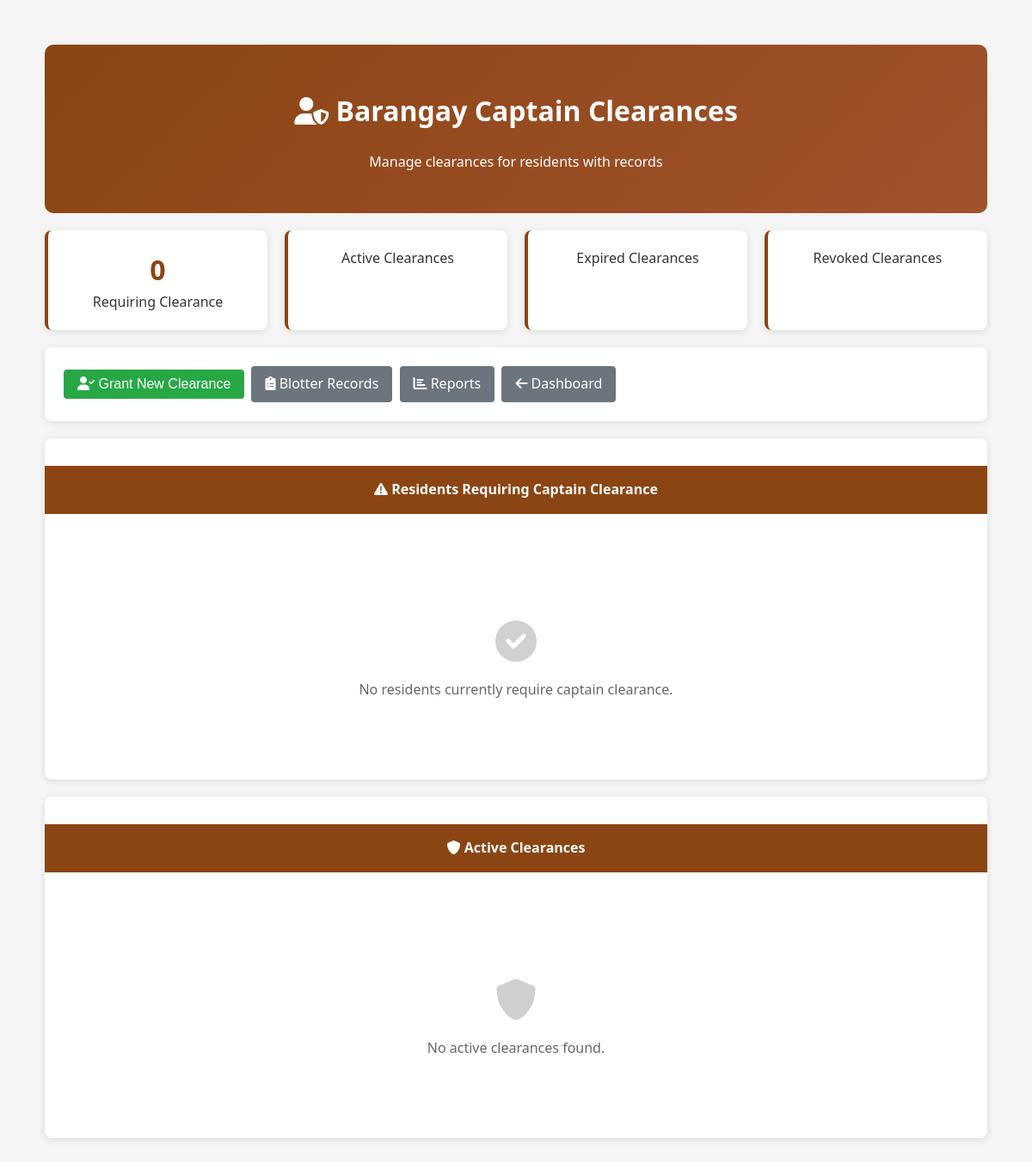
/admin/captain-clearances.php (signed in), run on an earlier commit of the app's database.
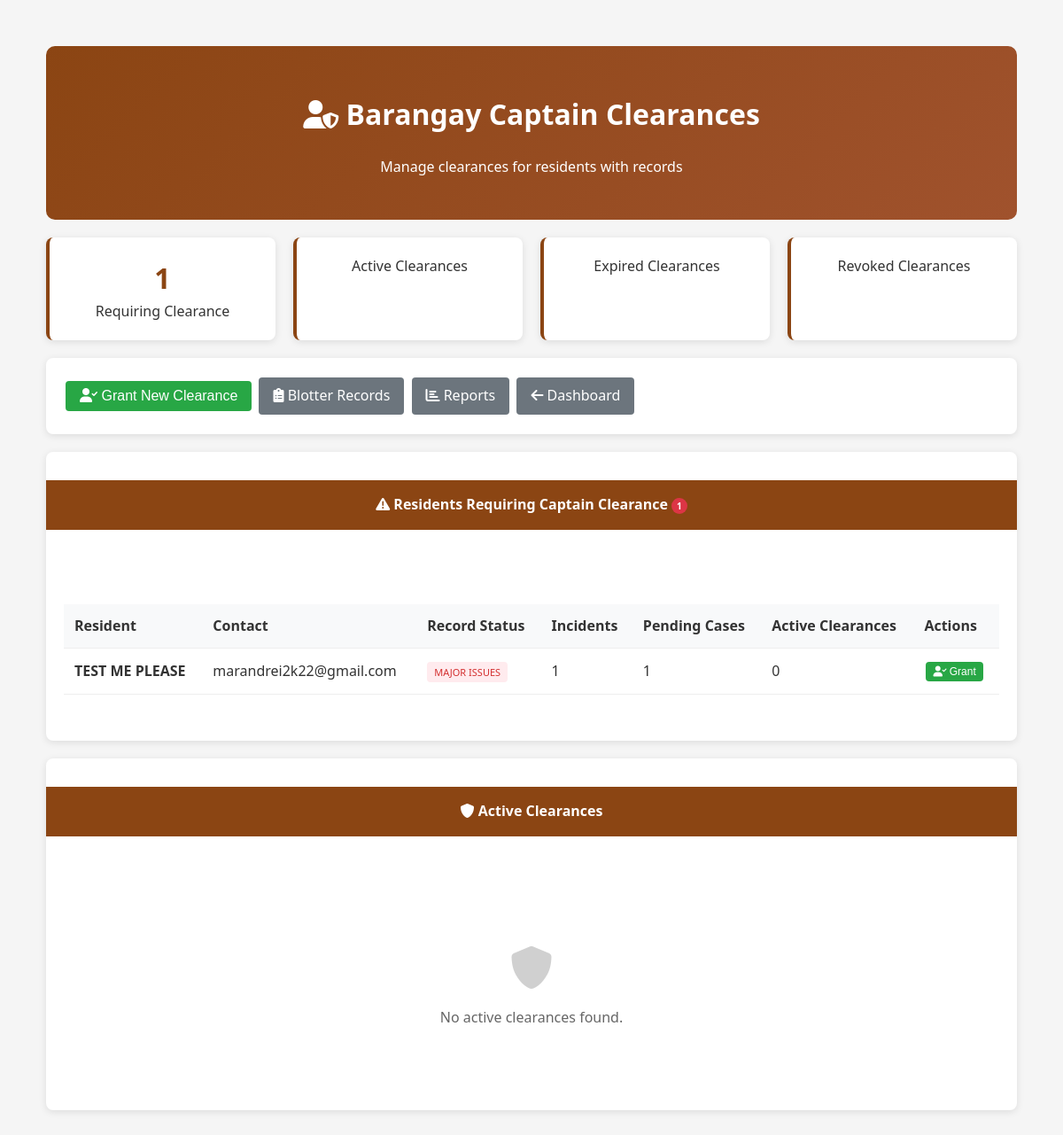
And on a later commit of the database.
### tables this page shows
CREATE TABLE `resident_status` (
  `id` int(11) NOT NULL,
  `resident_id` int(11) NOT NULL,
  `resident_name` varchar(255) NOT NULL,
  `record_status` enum('good','minor_issues','major_issues','critical') DEFAULT 'good',
  `total_complaints` int(11) DEFAULT 0,
  `total_incidents` int(11) DEFAULT 0,
  `pending_cases` int(11) DEFAULT 0,
  `resolved_cases` int(11) DEFAULT 0,
  `requires_captain_clearance` tinyint(1) DEFAULT 0,
  `captain_clearance_granted` tinyint(1) DEFAULT 0,
  `captain_clearance_date` datetime DEFAULT NULL,
  `captain_clearance_reason` text DEFAULT NULL,
  `captain_clearance_expires` datetime DEFAULT NULL,
  `last_incident_date` datetime DEFAULT NULL,
  `last_updated` timestamp NOT NULL DEFAULT current_timestamp() ON UPDATE current_timestamp(),
  `created_at` timestamp NOT NULL DEFAULT current_timestamp()
);

CREATE TABLE `residents` (
  `id` int(11) NOT NULL,
  `first_name` varchar(100) NOT NULL,
  `middle_name` varchar(100) DEFAULT NULL,
  `last_name` varchar(100) NOT NULL,
  `email` varchar(255) NOT NULL,
  `phone` varchar(20) NOT NULL,
  `password` varchar(255) DEFAULT NULL,
  `address` text NOT NULL,
  `house_number` varchar(20) DEFAULT NULL,
  `barangay` varchar(100) DEFAULT 'Gumaoc East',
  `sitio` varchar(100) DEFAULT 'BLOCK',
  `interviewer` varchar(255) DEFAULT NULL,
  `interviewer_title` varchar(255) DEFAULT NULL,
  `birthdate` date NOT NULL,
  `birth_place` varchar(255) DEFAULT NULL,
  `gender` enum('Male','Female','Other') NOT NULL,
  `civil_status` enum('Single','Married','Widowed','Separated','Divorced') NOT NULL,
  `rfid_code` varchar(50) DEFAULT NULL,
  `rfid` varchar(50) DEFAULT NULL,
  `status` enum('active','inactive','pending') NOT NULL DEFAULT 'active',
  `reset_otp` varchar(6) DEFAULT NULL,
  `otp_expiry` timestamp NULL DEFAULT NULL,
  `created_at` timestamp NOT NULL DEFAULT current_timestamp(),
  `updated_at` timestamp NOT NULL DEFAULT current_timestamp() ON UPDATE current_timestamp(),
  `profile_complete` tinyint(1) DEFAULT 1 COMMENT '1 = Complete Profile, 0 = Incomplete Profile',
  `created_by` int(11) DEFAULT NULL COMMENT 'ID of user who registered this family member',
  `relationship_to_head` varchar(100) DEFAULT NULL COMMENT 'Relationship to head of family'
);

### admin/captain-clearances.php (the view, shortened to what the changed rows need)
<?php
include '../includes/db_connect.php';
$requiring_clearance = $pdo->query("
    SELECT
        rs.*,
        r.first_name, r.middle_name, r.last_name, r.email, r.phone,
        COUNT(cc.id) as active_clearances
    FROM resident_status rs
    JOIN residents r ON rs.resident_id = r.id
    LEFT JOIN captain_clearances cc ON rs.resident_id = cc.resident_id AND cc.status = 'active'
    WHERE rs.requires_captain_clearance = 1
    GROUP BY rs.id
    ORDER BY rs.last_updated DESC
");
$residents_requiring = $requiring_clearance->fetchAll();
$stats = $pdo->query("
    SELECT
        COUNT(*) as total_clearances,
        SUM(CASE WHEN status = 'active' THEN 1 ELSE 0 END) as active_clearances,
        SUM(CASE WHEN status = 'expired' THEN 1 ELSE 0 END) as expired_clearances,
        SUM(CASE WHEN status = 'revoked' THEN 1 ELSE 0 END) as revoked_clearances,
        (SELECT COUNT(*) FROM resident_status WHERE requires_captain_clearance = 1) as residents_requiring
    FROM captain_clearances
")->fetch();
?>
<!DOCTYPE html>
<html lang="en">
<head>
    <link rel="stylesheet" href="../css/styles.css">
    <link rel="stylesheet" href="https://cdnjs.cloudflare.com/ajax/libs/font-awesome/6.0.0/css/all.min.css">
</head>
<body>
    <div class="container">
        <div class="header">
            <h1><i class="fas fa-user-shield"></i> Barangay Captain Clearances</h1>
        </div>
        <div class="stats-grid">
            <div class="stat-card">
                <div class="stat-number"><?php echo $stats['residents_requiring']; ?></div>
                <div>Requiring Clearance</div>
            </div>
        </div>
        <div class="section">
            <div class="section-header">
                <i class="fas fa-exclamation-triangle"></i> Residents Requiring Captain Clearance
                <?php if (count($residents_requiring) > 0): ?>
                    <span class="badge-count"><?php echo count($residents_requiring); ?></span>
                <?php endif; ?>
            </div>
            <div class="section-body">
                <?php if (empty($residents_requiring)): ?>
                    <div class="text-center text-muted" style="padding: 40px;">
                        <i class="fas fa-check-circle" style="font-size: 3em; margin-bottom: 20px; opacity: 0.3;"></i><br>
                        No residents currently require captain clearance.
                    </div>
                <?php else: ?>
                    <table class="table">
                        <thead>
                            <tr>
                                <th>Resident</th>
                                <th>Contact</th>
                                <th>Record Status</th>
                                <th>Incidents</th>
                                <th>Pending Cases</th>
                                <th>Active Clearances</th>
                                <th>Actions</th>
                            </tr>
                        </thead>
                        <tbody>
                            <?php foreach ($residents_requiring as $resident): ?>
                                <tr>
                                    <td>
                                        <strong><?php echo htmlspecialchars($resident['first_name'] . ' ' . ($resident['middle_name'] ? $resident['middle_name'] . ' ' : '') . $resident['last_name']); ?></strong>
                                    </td>
                                    <td>
                                        <?php echo htmlspecialchars($resident['email']); ?><br>
                                    </td>
                                    <td>
                                        <span class="status-badge status-<?php echo $resident['record_status']; ?>">
                                            <?php echo ucfirst(str_replace('_', ' ', $resident['record_status'])); ?>
                                        </span>
                                    </td>
                                    <td><?php echo $resident['total_incidents']; ?></td>
                                    <td><?php echo $resident['pending_cases']; ?></td>
                                    <td><?php echo $resident['active_clearances']; ?></td>
                                    <td>
                                        <button class="btn btn-sm btn-success" onclick="grantClearance(<?php echo $resident['resident_id']; ?>, '<?php echo htmlspecialchars($resident['first_name'] . ' ' . $resident['last_name']); ?>')">
                                            <i class="fas fa-user-check"></i> Grant
                                        </button>
                                    </td>
                                </tr>
                            <?php endforeach; ?>
                        </tbody>
                    </table>
                <?php endif; ?>
            </div>
        </div>
    </div>
</body>
</html>

What changed in the data, as far as the page shows it:
added resident_status: resident.last_name "TEST ME PLEASE", resident.email "marandrei2k22@gmail.com", record_status "MAJOR ISSUES", total_incidents "1", pending_cases "1", active_clearances "0"
Also different on the page:
$stats['residents_requiring']: "0" → "1"
count($residents_requiring): (not shown) → "1"
text no longer shown: "No residents currently require captain clearance."
text now shown: "Resident Contact Record Status Incidents Pending Cases Active Clearances Actions"
